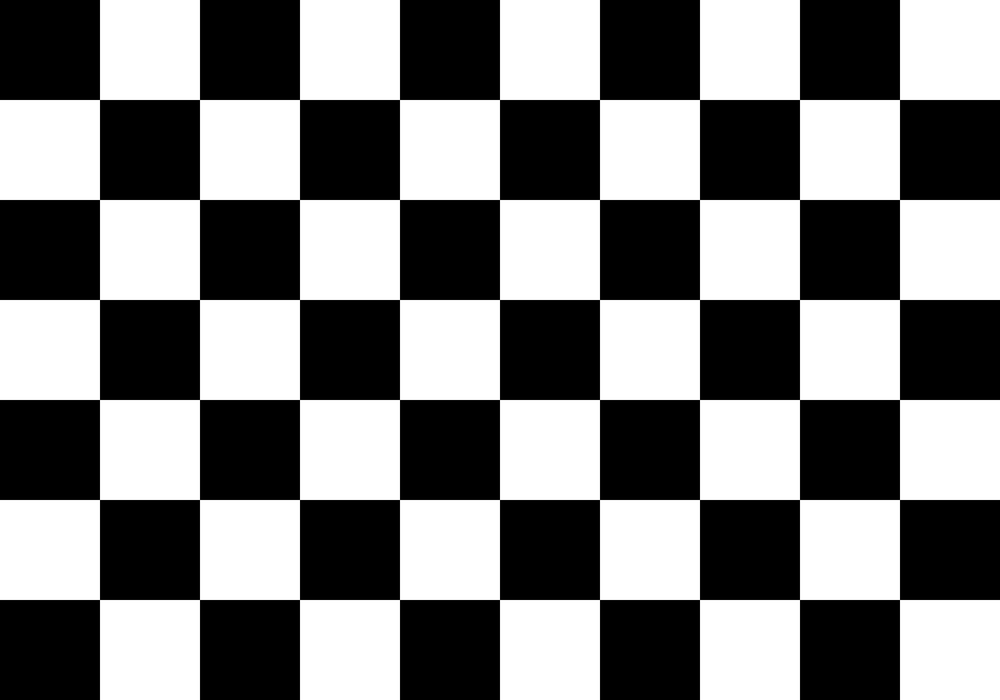
#> input picture calibration_checkerboard.png, 1000 x 700 px, shrunk from 2200 x 1540 before the run; its folder holds only this picture in this run
$ python -i boundary_evidence.py   (imports and definitions only)   (older library calls are emulated)
#> lines starting #> are read from the running program, lines starting #| are printed output that depends on the picture; after the words box and inside, x2 and y2 are one past the last pixel; in counts of white or black regions, pixels touching at a corner belong together
#> further down, picture is the input picture: shape (700, 1000, 3); min 0, max 255, mean 127.5
"""Polarity-free boundary evidence maps.

The maps answer "is there a sharp, oriented, structural boundary here?" and not
"is this pixel bright?".  They are built from

* log-luminance gradients (multiplicative shading/shadow is removed by log),
* chroma gradients (a*, b*), so a dark/bright or colour polarity flip between
  neighbouring cells gives the same response,
* a multi-channel structure tensor (orientation + coherence),
* a Hessian ridge term for thin dividers of either polarity,
* optional LSD line segments as confirmation of weak but straight edges.

No absolute brightness or colour value is used as evidence.
"""

from __future__ import annotations

from dataclasses import dataclass

import cv2
import numpy as np


@dataclass
class EvidenceMaps:
    vertical: np.ndarray  # boundaries running along image y (gradient along x)
    horizontal: np.ndarray  # boundaries running along image x (gradient along y)
    grad_x: np.ndarray  # combined signed-free gradient components for DP tracing
    grad_y: np.ndarray
    coherence: np.ndarray
    threshold: float  # adaptive hit threshold on vertical/horizontal maps
    noise: float


def _log_lab(image: np.ndarray) -> list[tuple[np.ndarray, float]]:
    if image.ndim == 2:
        gray = image.astype(np.float32)
        return [(40.0 * np.log1p(gray), 1.0)]
    lab = cv2.cvtColor(image, cv2.COLOR_BGR2LAB).astype(np.float32)
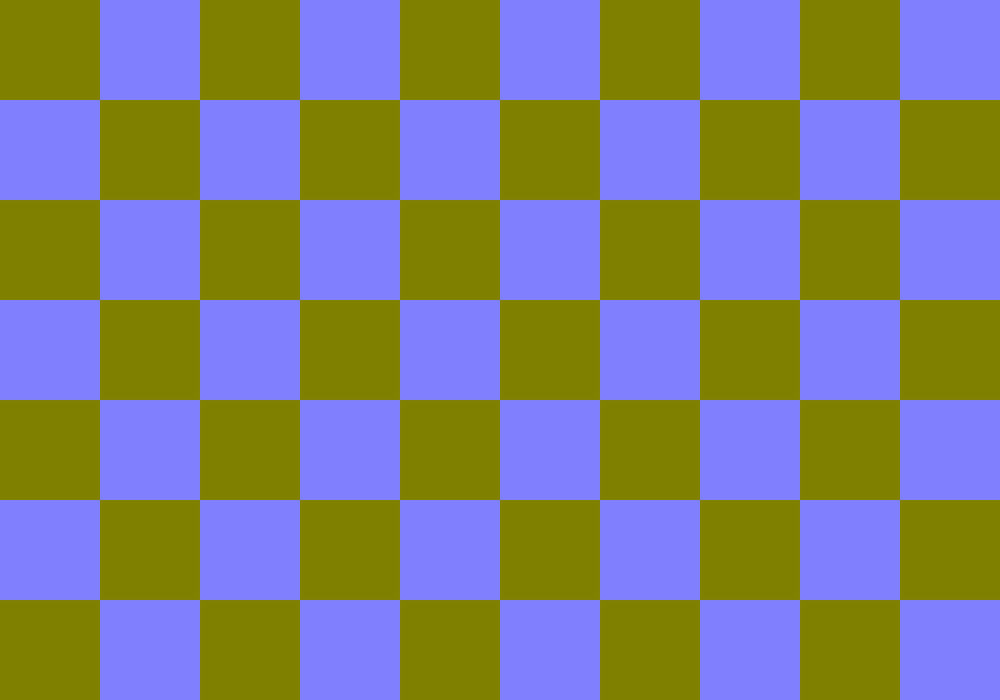
#> lab: shape (700, 1000, 3) float32; mean B, G, R 127.8, 128, 128
    return [
        (40.0 * np.log1p(lab[:, :, 0]), 1.0),
        (lab[:, :, 1] - 128.0, 0.7),
        (lab[:, :, 2] - 128.0, 0.7),
    ]


def compute_evidence(
    image: np.ndarray,
    *,
    gradient_sigma: float = 1.0,
    tensor_sigma: float = 1.5,
    ridge_sigma: float = 1.6,
    evidence_ratio: float = 0.30,
    noise_factor: float = 4.0,
    use_lsd: bool = True,
    roi: tuple[int, int, int, int] | None = None,
) -> EvidenceMaps:
    """Compute oriented structural boundary evidence for ``image``.

    ``roi`` (x0, y0, x1, y1) limits the statistics used for normalisation to the
    region that actually contains the partition (the padding outside the outer
    wall must not dominate the adaptive threshold).
    """

    channels = _log_lab(image)
#> channels = 3 items
    jxx = jxy = jyy = None
    gx_sum = gy_sum = None
    for channel, weight in channels:
        blurred = cv2.GaussianBlur(channel, (0, 0), gradient_sigma)
        gx = cv2.Scharr(blurred, cv2.CV_32F, 1, 0) / 16.0
        gy = cv2.Scharr(blurred, cv2.CV_32F, 0, 1) / 16.0
        if jxx is None:
            jxx, jxy, jyy = weight * gx * gx, weight * gx * gy, weight * gy * gy
            gx_sum, gy_sum = weight * np.abs(gx), weight * np.abs(gy)
        else:
            jxx += weight * gx * gx
            jxy += weight * gx * gy
            jyy += weight * gy * gy
            gx_sum += weight * np.abs(gx)
            gy_sum += weight * np.abs(gy)
#> this loop made 3 passes
#> weight on passes 1 to 3: 1, 0.7, 0.7
#> blurred: shape (700, 1000) float32; every value is 0
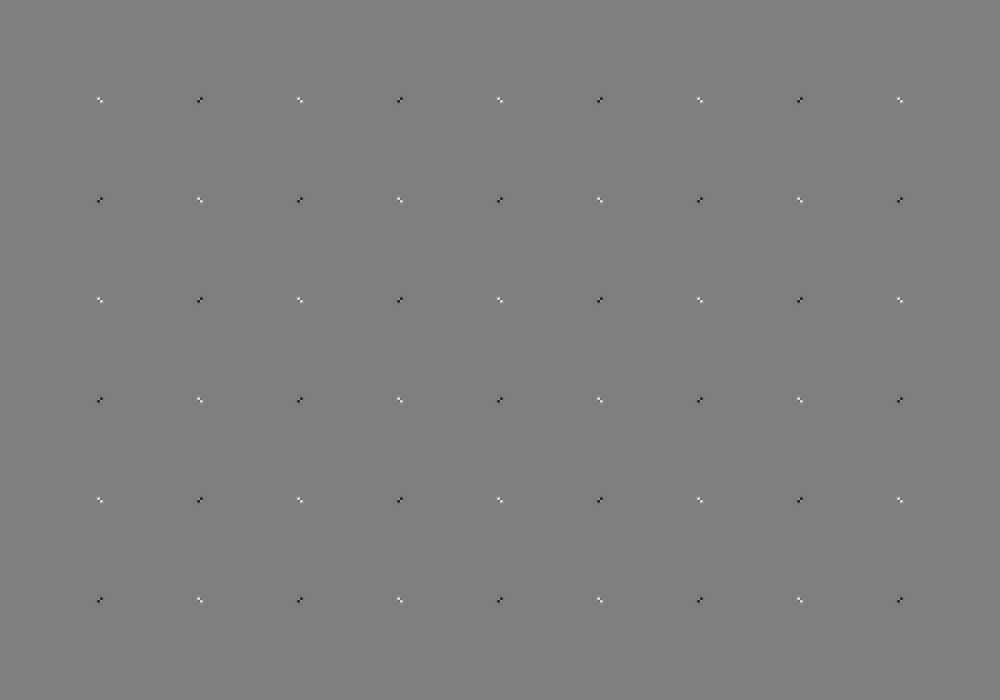
#> jxy: shape (700, 1000) float32; min -4457.8, max 4457.8, mean 0; drawn with min black and max white
    assert jxx is not None and jxy is not None and jyy is not None
    jxx = cv2.GaussianBlur(jxx, (0, 0), tensor_sigma)
    jxy = cv2.GaussianBlur(jxy, (0, 0), tensor_sigma)
    jyy = cv2.GaussianBlur(jyy, (0, 0), tensor_sigma)
    trace = jxx + jyy
    discriminant = np.sqrt(np.square(jxx - jyy) + 4.0 * np.square(jxy))
    magnitude = np.sqrt(np.maximum((trace + discriminant) * 0.5, 0.0))
    coherence = discriminant / (trace + 1e-6)
    # cos(2*theta) of the dominant gradient direction; +1 => gradient along x.
    cos2 = (jxx - jyy) / (discriminant + 1e-6)

    # Thin-divider ridge term (either polarity) on the log-luminance channel.
    luminance = cv2.GaussianBlur(channels[0][0], (0, 0), ridge_sigma)
    dxx = cv2.Sobel(luminance, cv2.CV_32F, 2, 0, ksize=3)
    dyy = cv2.Sobel(luminance, cv2.CV_32F, 0, 2, ksize=3)
    dxy = cv2.Sobel(luminance, cv2.CV_32F, 1, 1, ksize=3)
    h_disc = np.sqrt(np.square(dxx - dyy) + 4.0 * np.square(dxy))
    ridge = 0.5 * h_disc  # |lambda1 - lambda2| / 2: line-like curvature, polarity free
    ridge_cos2 = (dxx - dyy) / (h_disc + 1e-6)  # +1 => curvature along x => vertical ridge
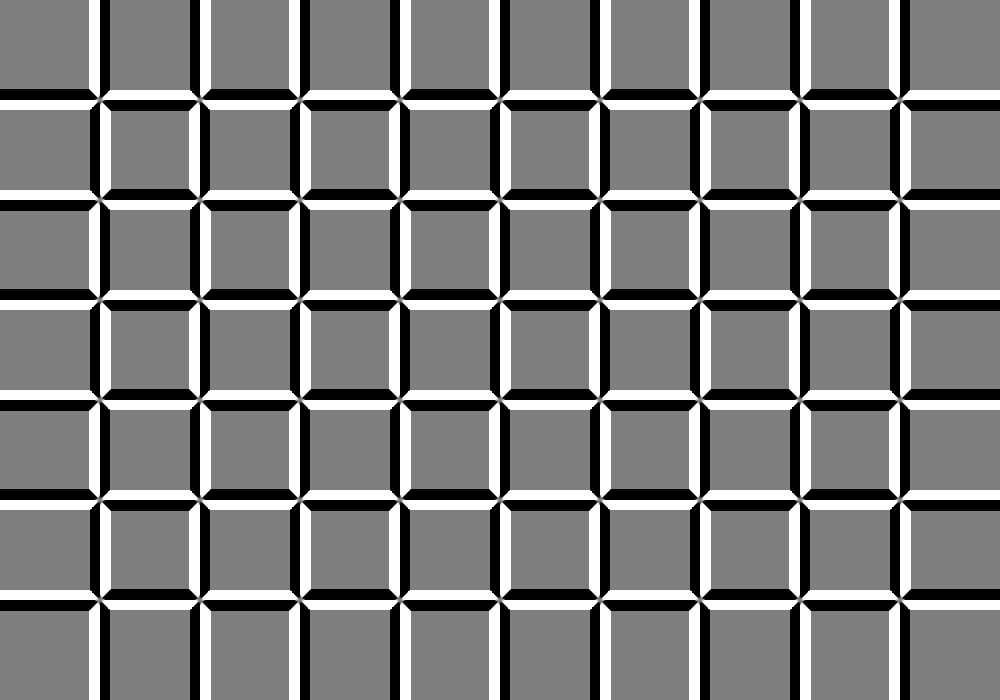
#> ridge_cos2: shape (700, 1000) float32; min -1, max 1, mean 0.000582; drawn with min black and max white

    height, width = magnitude.shape
#> height = 700; width = 1000
    if roi is None:
        x0, y0, x1, y1 = 0, 0, width, height
#> x0 = 0; y0 = 0; x1 = 1000; y1 = 700
    else:
        x0, y0, x1, y1 = (int(value) for value in roi)
    inner = magnitude[max(0, y0) : min(height, y1), max(0, x0) : min(width, x1)]
    scale = float(np.percentile(inner, 90)) if inner.size else float(np.percentile(magnitude, 90))
#> scale = 48.98
    scale = max(scale, 1e-3)
    noise = float(np.median(inner)) / scale if inner.size else 0.0
#> noise = 0
    edge = np.clip(magnitude / scale, 0.0, 4.0)
    ridge_inner = ridge[max(0, y0) : min(height, y1), max(0, x0) : min(width, x1)]
    ridge_scale = max(float(np.percentile(ridge_inner, 97)) if ridge_inner.size else 1.0, 1e-3)
#> ridge_scale = 30.31
    ridge_n = np.clip(ridge / ridge_scale, 0.0, 4.0) * 0.8

    w_vertical = np.clip(cos2, 0.0, 1.0)
    w_horizontal = np.clip(-cos2, 0.0, 1.0)
    vertical = edge * coherence * w_vertical
    horizontal = edge * coherence * w_horizontal
    vertical = np.maximum(vertical, ridge_n * np.clip(ridge_cos2, 0.0, 1.0))
    horizontal = np.maximum(horizontal, ridge_n * np.clip(-ridge_cos2, 0.0, 1.0))

    both = np.maximum(vertical, horizontal)[max(0, y0) : min(height, y1), max(0, x0) : min(width, x1)]
    high = float(np.percentile(both, 99.5)) if both.size else 1.0
#> high = 1.97
    threshold = max(evidence_ratio * high, noise_factor * noise, 0.08)
#> threshold = 0.592

    if use_lsd:
        vertical, horizontal = _add_lsd_support(channels[0][0], vertical, horizontal, threshold)

    return EvidenceMaps(
        vertical=vertical.astype(np.float32),
        horizontal=horizontal.astype(np.float32),
        grad_x=gx_sum.astype(np.float32),
        grad_y=gy_sum.astype(np.float32),
        coherence=coherence.astype(np.float32),
        threshold=float(threshold),
        noise=float(noise),
    )


_LSD = None


def _add_lsd_support(
    log_luminance: np.ndarray,
    vertical: np.ndarray,
    horizontal: np.ndarray,
    threshold: float,
) -> tuple[np.ndarray, np.ndarray]:
    """LSD confirms weak-but-straight edges; it never creates evidence alone."""
#> called with threshold = 0.592
    global _LSD
    try:
        if _LSD is None:
            _LSD = cv2.createLineSegmentDetector(cv2.LSD_REFINE_STD)
        gray = cv2.normalize(log_luminance, None, 0, 255, cv2.NORM_MINMAX).astype(np.uint8)
        lines = _LSD.detect(gray)[0]
#> lines = 123 rows, first 6: [98.8, 0.624, 98.84, 98.13], [199.9, 98.13, 200, 0.624], [298.8, 0.624, 298.8, 98.13], [399.9, 98.13, 400, 0.624], [498.8, 0.624, 498.8, 98.13], [599.9, 98.13, 600, 0.624]
    except cv2.error:
        return vertical, horizontal
    if lines is None or not len(lines):
        return vertical, horizontal
    height, width = vertical.shape
#> height = 700; width = 1000
    minimum = 0.03 * min(height, width)
#> minimum = 21
    mask_v = np.zeros((height, width), np.uint8)
    mask_h = np.zeros((height, width), np.uint8)
    for x_a, y_a, x_b, y_b in lines.reshape(-1, 4):
        dx, dy = x_b - x_a, y_b - y_a
        length = float(np.hypot(dx, dy))
        if length < minimum:
            continue
        target = mask_v if abs(dy) >= abs(dx) * 2.0 else (mask_h if abs(dx) >= abs(dy) * 2.0 else None)
        if target is None:
            continue
        cv2.line(target, (int(round(x_a)), int(round(y_a))), (int(round(x_b)), int(round(y_b))), 255, 2, cv2.LINE_8)
#> this loop made 123 passes
#> (x_a, y_a, x_b, y_b, dx, dy) on passes 1 to 12: (98.8, 0.624, 98.84, 98.13, 0.0435, 97.5), (199.9, 98.13, 200, 0.624, 0.0435, -97.5), (298.8, 0.624, 298.8, 98.13, 0.0435, 97.5), (399.9, 98.13, 400, 0.624, 0.0435, -97.5), (498.8, 0.624, 498.8, 98.13, 0.0435, 97.5), (599.9, 98.13, 600, 0.624, 0.0435, -97.5), (698.8, 0.624, 698.8, 98.13, 0.0435, 97.5), (799.9, 98.13, 800, 0.624, 0.0435, -97.5), (898.8, 0.624, 898.8, 98.13, 0.0435, 97.5), (98.13, 98.84, 0.624, 98.79, -97.5, -0.0449), (100.6, 99.93, 198.1, 99.93, 97.5, 0), (298.1, 98.82, 200.6, 98.82, -97.5, 0)
#> pass 2, in _add_lsd_support, `target = mask_v if abs(dy) >= abs(dx) * 2.0 else (mask_h if abs(dx) >=..`:
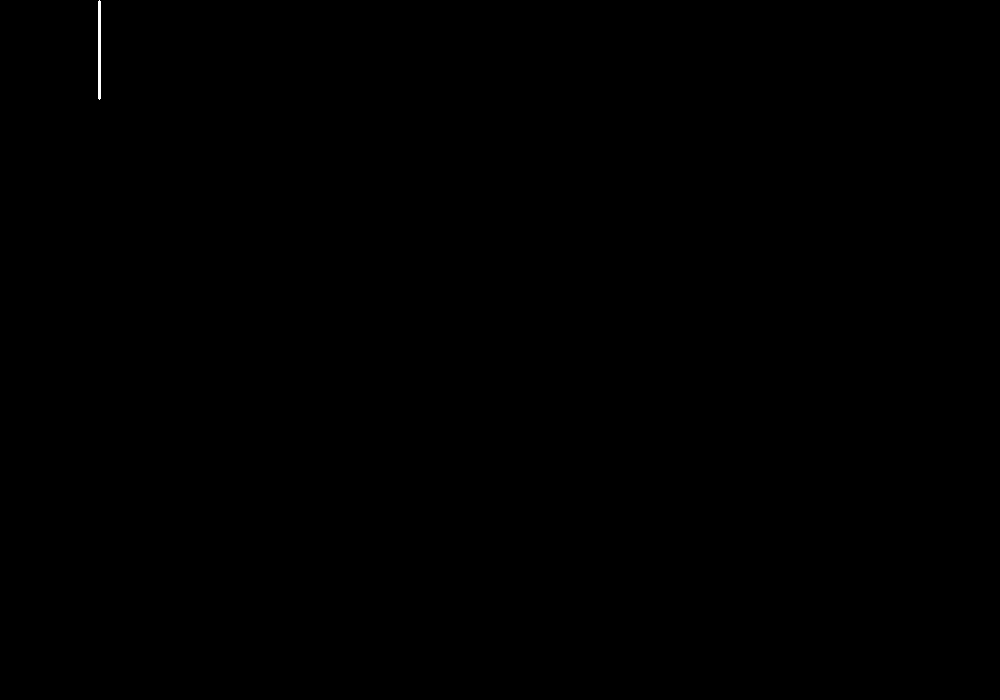
#> target: shape (700, 1000); 0.04% white; 1 white region, box (x1, y1, x2, y2) and area: (98, 0, 101, 100) 296
#> after the loop:
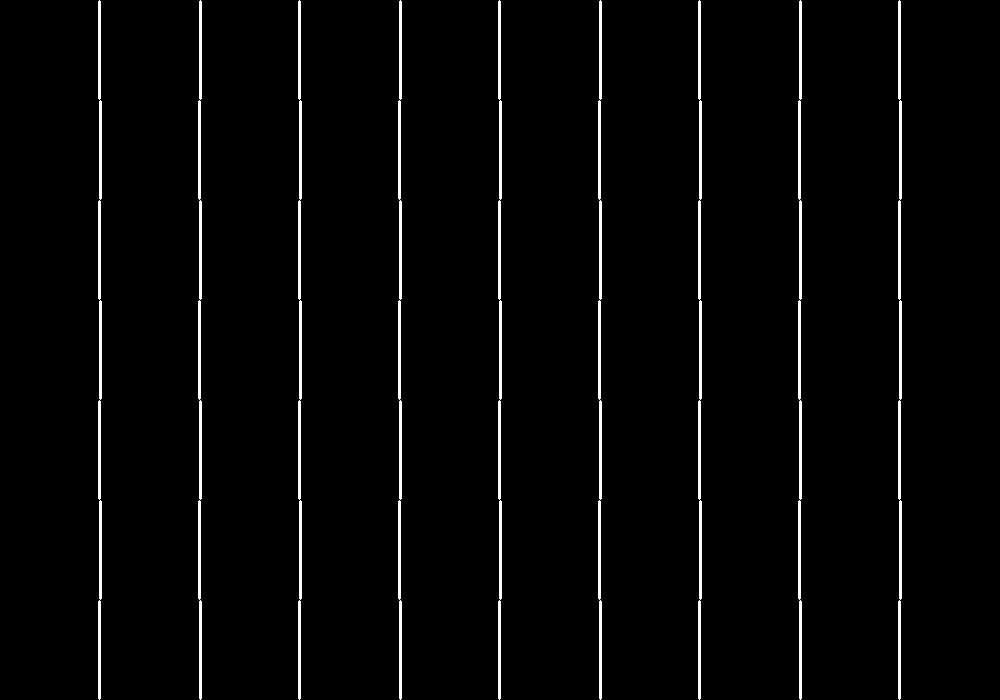
#> target: shape (700, 1000); 2.7% white; 9 white regions, largest, box (x1, y1, x2, y2) and area: (98, 0, 102, 700) 2072, (198, 0, 202, 700) 2072, (298, 0, 302, 700) 2072
    boost = np.float32(threshold * 1.05)
#> boost = 0.621
    support_v = (mask_v > 0) & (vertical >= 0.5 * threshold)
#> support_v: shape (700, 1000) bool; 2.6% white; 63 white regions, largest, box (x1, y1, x2, y2) and area: (98, 0, 101, 99) 294, (199, 0, 202, 99) 294, (298, 0, 301, 99) 294
    support_h = (mask_h > 0) & (horizontal >= 0.5 * threshold)
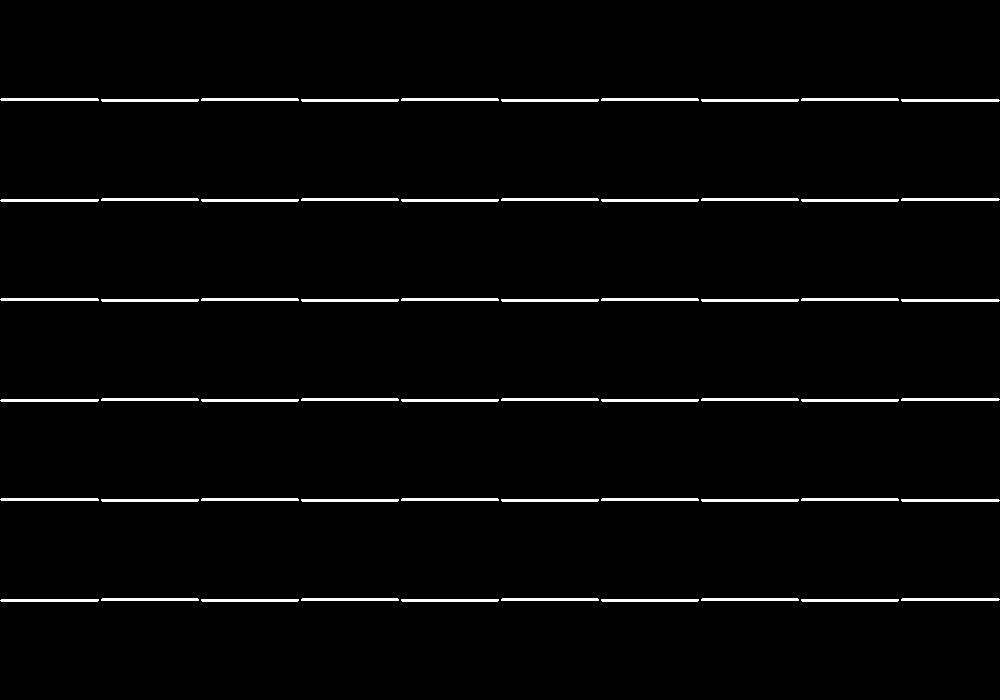
#> support_h: shape (700, 1000) bool; 2.5% white; 60 white regions, largest, box (x1, y1, x2, y2) and area: (0, 98, 99, 101) 294, (901, 99, 1000, 102) 294, (0, 199, 99, 202) 294
    vertical = vertical.copy()
    horizontal = horizontal.copy()
    vertical[support_v] = np.maximum(vertical[support_v], boost)
#> vertical: shape (700, 1000) float32; min 0, max 1.97, mean 0.125
    horizontal[support_h] = np.maximum(horizontal[support_h], boost)
#> horizontal: shape (700, 1000) float32; min 0, max 1.97, mean 0.121
    return vertical, horizontal

>>> import cv2
>>> picture = cv2.imread('../calibration_checkerboard.png')
>>> result = compute_evidence(picture)
